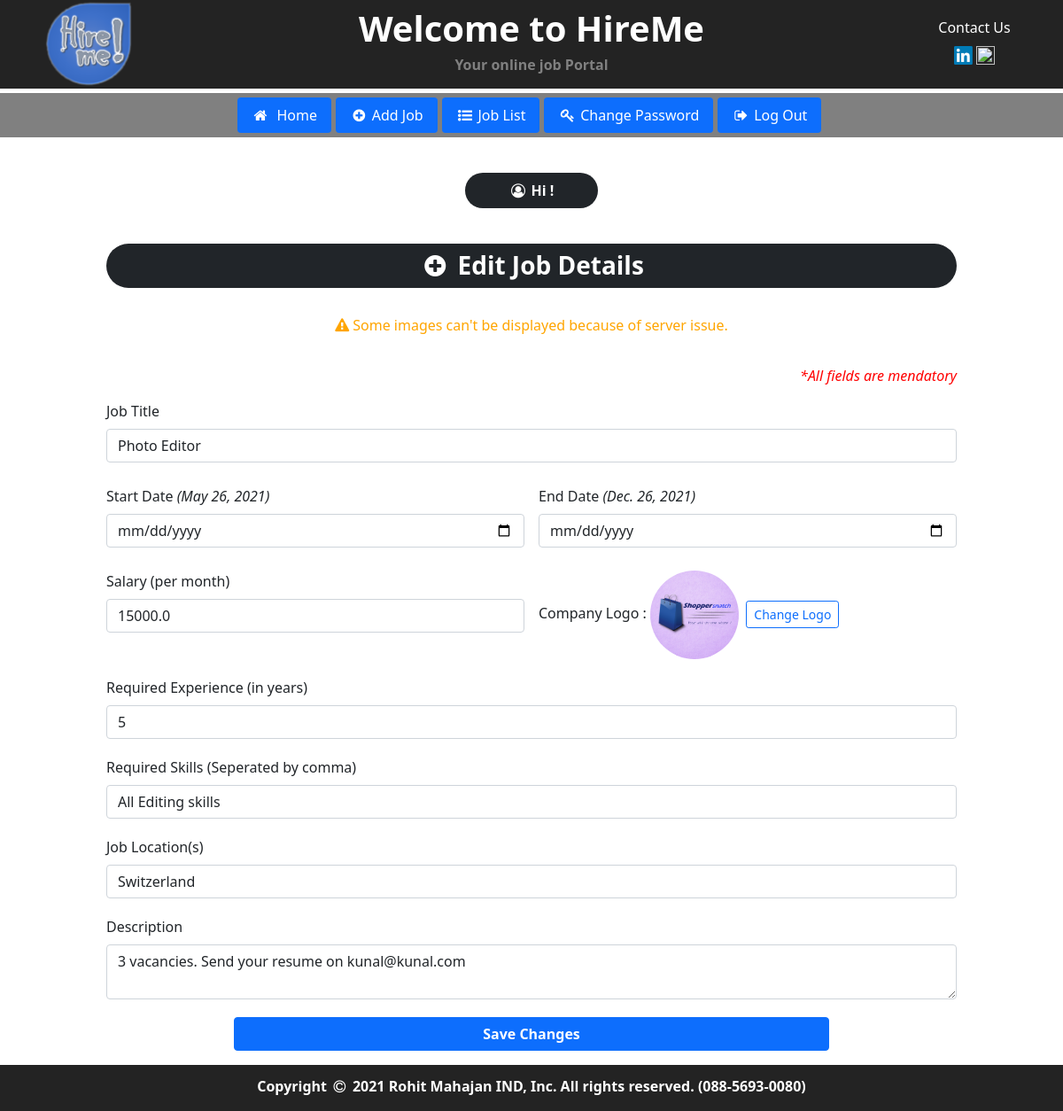
Screenshot of /edit_jobdetail/2 (signed in) with the database file from the repository.
### job/models.py (models this page shows, shortened)
class Job(models.Model):
    recruiter = models.ForeignKey(Recruiter, on_delete=models.CASCADE)
    start_date = models.DateField()
    end_date = models.DateField()
    title = models.CharField(max_length=100,null=False)
    salary = models.FloatField(max_length=20)
    image = models.FileField()
    description = models.CharField(max_length=300)
    experience = models.CharField(max_length=50)
    location = models.CharField(max_length=150)
    skills = models.CharField(max_length=100)
    creationdate = models.DateField()

### job/views.py (the view, shortened to what this page needs)
# urls.py: path('edit_jobdetail/<int:pid>', edit_jobdetail, name="edit_jobdetail"),
def edit_jobdetail(request, pid):
    if not request.user.is_authenticated:
        return redirect('recruiter_login')
    error = ""
    job = Job.objects.get(id=pid)
    d = {'error' : error, 'job':job}
    print(error)
    return render(request,'edit_jobdetail.html',d)

### job/templates/edit_jobdetail.html (shortened to what this page needs)
{% load static %}
{% block body %}
{% include 'recruiter_navigation.html' %}
<head>
</head>
<nav class="navbar navbar-dark bg-dark" style="width:80%; margin-top:40px; margin-left:auto; margin-right:auto; border-radius: 30px;">
    <div class="container-fluid">
        <h3 style="color:white; margin-left:auto; margin-right:auto; margin-bottom:auto;"><i class="fa fa-plus-circle fa-fw" aria-hidden="true"></i>&nbsp;<b>Edit Job Details</b><h3>
    </div>
  </nav>
  <center><marquee style="color:orange; border-radius: 50px; height:27px; margin-top:30px;" class="container" behavior="" direction=""><p><i class="fa fa-exclamation-triangle">&nbsp;</i>Some images can't be displayed because of server issue.</p></marquee></center>
  <div style="width:80%; margin-top:30px; margin-left:auto; margin-right:auto;">
  <form method="post" method="post" enctype="multipart/form-data">
  <i><p style="text-align: right; color:red;">*All fields are mendatory</p></i>
  <div class="row g-3">
    <div class="col">
      <label for="inputFirstName" class="form-label">Job Title</label>
      <input type="text" class="form-control" id="jobtitle" name="jobtitle" value="{{job.title}}" required>
    </div>
  </div>
  <div class="row g-3" style="margin-top:10px;">
    <div class="col">
      <label for="startdate" class="form-label">Start Date</label> <i>({{job.start_date}})</i>
      <input type="date" class="form-control" id="startdate" name="startdate" >
    </div>
    <div class="col">
      <label for="enddate" class="form-label">End Date</label> <i>({{job.end_date}})</i>
      <input type="date" class="form-control" id="enddate" name="enddate" >
    </div>
  </div>
  <div class="row g-3" style="margin-top:10px;">
    <div class="col">
      <label for="salary" class="form-label">Salary (per month)</label>
      <input type="text" class="form-control" id="salary" name="salary" value="{{job.salary}}" required>
    </div>
    <div class="col">
      <label for="logo" class="form-label">Company Logo : </label>
      <img src="{{job.image.url}}" style="width:100px; height:100px; border-radius: 50px;" alt="logo">&nbsp;&nbsp;<a href="{% url 'change_companylogo' job.id %}" class="btn btn-outline-primary btn-sm">Change Logo</a>
    </div>
  </div>
  <div class="col" style="margin-top:20px;">
      <label for="experience" class="form-label">Required Experience (in years)</label>
      <input type="number" min="0" class="form-control" id="experience" name="experience" value="{{job.experience}}" required>
    </div>
    <div class="col" style="margin-top:20px;">
      <label for="Skills" class="form-label">Required Skills (Seperated by comma)</label>
      <input type="text" class="form-control" id="Skills" name="skills" value="{{job.skills}}" required>
    </div>
    <div class="col" style="margin-top:20px;">
      <label for="location" class="form-label">Job Location(s)</label>
      <input type="text" class="form-control" id="location" name="location" value="{{job.location}}" required>
    </div>
    <div class="col" style="margin-top: 20px;">
      <label for="description" class="form-label">Description</label>
      <textarea class="form-control" id="description" name="description"  required>{{job.description}}</textarea>
    </div>
  <div style="margin-top:20px; width:100%">
   <button type="submit" value="Add Job" class="btn btn-primary" style="width:70%; margin-left:15%;"><b>Save Changes</b></button>
   </div>
  </form>
  </div>
  <div style="background-color:#232323; bottom:0px; padding: 15px 10px 10px 10px; text-align:center;">
    <h6 style="color:white;"><b>Copyright&nbsp;<i class="fa fa-copyright fa-fw"></i>&nbsp;2021 Rohit Mahajan IND, Inc. All rights reserved.&nbsp;(088-5693-0080)</b></h6>
{% endblock body %}

### rows the page displays
Job: jobtitle "Photo Editor", start_date "May 26, 2021", end_date "Dec. 26, 2021", salary "15000.0", image (picture), experience "5", skills "All Editing skills", location "Switzerland", description "3 vacancies. Send your resume on kunal@kunal.com"
